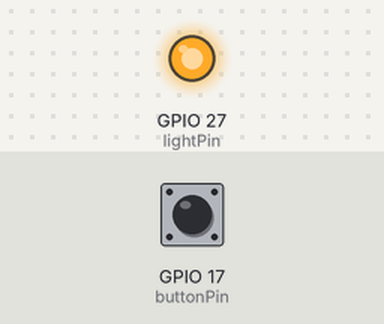
This program was run on a simulated Raspberry Pi (BCM pin numbers). On the bench: output pins drawn as LEDs (lit = HIGH). The inputs (shaded band) are chosen by the test bench; at power-on: GPIO 17 (buttonPin) HIGH.

Above: at 1.2 s.
1.3 s: GPIO 17 (buttonPin) pulled LOW for 0.15 s
At 2.2 s:
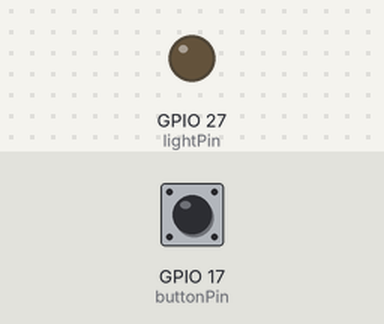
2.9 s: GPIO 17 (buttonPin) pulled LOW for 1 s
At 4.7 s:
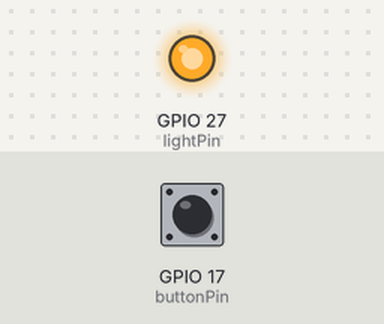
5.4 s: GPIO 17 (buttonPin) pulled LOW for 3.2 s
At 9.4 s:
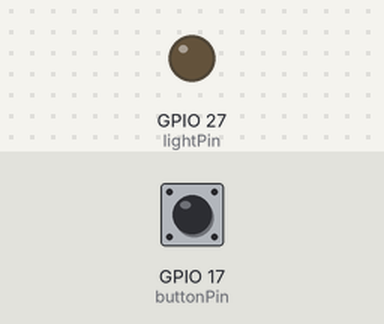
Timing chart, 0 to 10.9 s (numbered marks = the images above; inputs shaded):
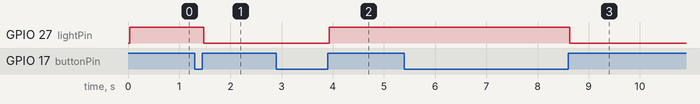

The program:

button.py
```python
#!/usr/bin/python3

buttonPin = 17
lightPin = 27

import RPi.GPIO as GPIO
import time

# GPIO setup
GPIO.setwarnings(False)
GPIO.setmode(GPIO.BCM)
GPIO.setup(buttonPin, GPIO.IN, pull_up_down=GPIO.PUD_UP)
GPIO.setup(lightPin, GPIO.OUT)

# Main variables
buttonState = GPIO.input(buttonPin)
previousButtonState = buttonState
cons = 0
lightState = 0

# Main loop
#
# Extra logic is added for debouncing the button
while True:
    # Get current button state
    buttonState = GPIO.input(buttonPin)

    # If the button is still pressed, increment the counter
    if previousButtonState == 1 and buttonState == 1: cons += 1

    # If the button is not pressed, reset the counter
    if buttonState == 0: cons = 0

    # If the counter reaches 30, toggle the light
    if cons == 30:
        lightState = not lightState
        GPIO.output(lightPin, lightState)

    # Set the previous button state
    previousButtonState = buttonState
    time.sleep(0.001)
```

Measured:
- after the input at 1.3 s, GPIO 27 (lightPin): HIGH → LOW after 0.18 s
- after the input at 2.9 s, GPIO 27 (lightPin): LOW → HIGH after 1.0 s
- after the input at 5.4 s, GPIO 27 (lightPin): HIGH → LOW after 3.2 s
